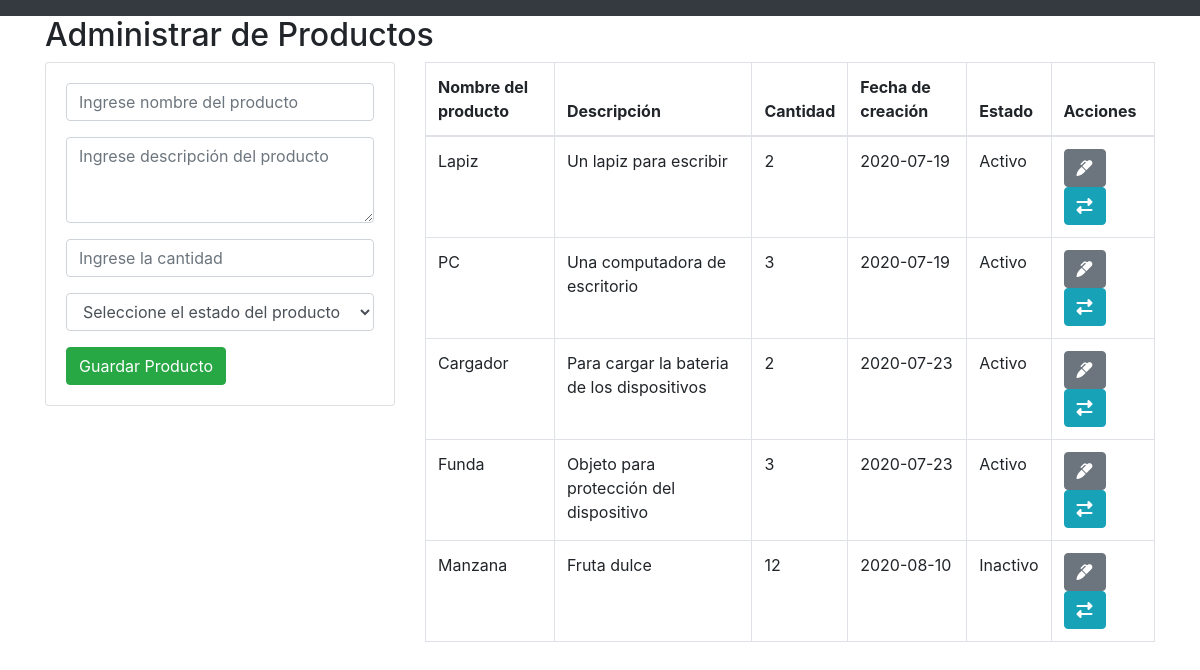
/producto.php, run on the app's committed database.
### tables this page shows
CREATE TABLE `tblproductos` (
  `Idproducto` int(11) NOT NULL,
  `NmbProducto` varchar(30) NOT NULL,
  `Descripcion` varchar(60) NOT NULL,
  `Stock` int(11) NOT NULL,
  `FechaCreacion` date NOT NULL DEFAULT current_timestamp(),
  `Estado` char(1) NOT NULL
);

### producto.php (the view, shortened to what this page needs)
<?php include('config/database.php') ?>
<?php include('includes/header.php') ?>
<div class="container">
    <h2>Administrar de Productos</h2>
    <div class="row">
        <div class="col-md-4">
            <div class="card card-body">
                <form action="guardarProducto.php" method="POST">
                    <div class="form-group">
                        <input type="text" name="NmbProducto" class="form-control" placeholder="Ingrese nombre del producto" autofocus>
                    </div>
                    <div class="form-group">
                        <textarea name="Descripcion" id="" rows="3" class="form-control" placeholder="Ingrese descripción del producto"></textarea>
                    </div>
                    <div class="form-group">
                        <input type="number" name="Stock" class="form-control" placeholder="Ingrese la cantidad">
                    </div>
                    <div class="form-group">
                        <select name="Estado" id="" class="form-control">
                            <option value="">Seleccione el estado del producto</option>
                        </select>
                    </div>
                    <input type="submit" class="btn btn-success" name="guardarProducto" value="Guardar Producto">
                </form>
            </div>
        </div>
        <div class="col-md-8">
            <table class="table table-bordered">
                <thead>
                    <tr>
                        <th>Nombre del producto</th>
                        <th>Descripción</th>
                        <th>Cantidad</th>
                        <th>Fecha de creación</th>
                        <th>Estado</th>
                        <th>Acciones</th>
                    </tr>
                </thead>
                <tbody>
                    <?php
                    $query = "SELECT * FROM tblProductos";
                    $resultProductos = mysqli_query($conexion, $query);
                    while ($row = mysqli_fetch_array($resultProductos)) {
                    ?>
                        <tr>
                            <td><?php echo $row['NmbProducto'] ?></td>
                            <td><?php echo $row['Descripcion'] ?></td>
                            <td><?php echo $row['Stock'] ?></td>
                            <td><?php echo $row['FechaCreacion'] ?></td>
                            <td><?php if ($row['Estado'] == '1') {
                                    echo 'Activo';
                                } else {
                                    echo 'Inactivo';
                                }
                                ?></td>
                            <td>
                                <a href="editarProducto.php?Idproducto=<?php echo $row['Idproducto'] ?>" class="btn btn-secondary" title="Modificar">
                                    <i class="fas fa-marker"></i>
                                </a>
                                <a href="cambiarEstadoProducto.php?Idproducto=<?php echo $row['Idproducto'] ?>&Estado=<?php echo $row['Estado'] ?>" class="btn btn-info" title="Cambiar estado">
                                    <i class="fas fa-exchange-alt"></i>
                                </a>
                            </td>
                        </tr>
                    <?php } ?>
                </tbody>
            </table>
        </div>
    </div>
</div>
<?php include('includes/footer.php') ?>

### includes/header.php (shortened to what this page needs)
<!DOCTYPE html>
<html lang="en">
<head>
    <link rel="stylesheet" href="https://stackpath.bootstrapcdn.com/bootstrap/4.5.0/css/bootstrap.min.css">
</head>
<body>
    <nav class="navbar navbar-dark bg-dark">
    </nav>

### includes/footer.php (shortened to what this page needs)
</body>
</html>

### data on the page
tblproductos: NmbProducto "Lapiz", Descripcion "Un lapiz para escribir", Stock "2", FechaCreacion "2020-07-19", Estado "Activo"
tblproductos: NmbProducto "PC", Descripcion "Una computadora de escritorio", Stock "3", FechaCreacion "2020-07-19", Estado "Activo"
tblproductos: NmbProducto "Cargador", Descripcion "Para cargar la bateria de los dispositivos", Stock "2", FechaCreacion "2020-07-23", Estado "Activo"
tblproductos: NmbProducto "Funda", Descripcion "Objeto para protección del dispositivo", Stock "3", FechaCreacion "2020-07-23", Estado "Activo"
tblproductos: NmbProducto "Manzana", Descripcion "Fruta dulce", Stock "12", FechaCreacion "2020-08-10", Estado "Inactivo"
